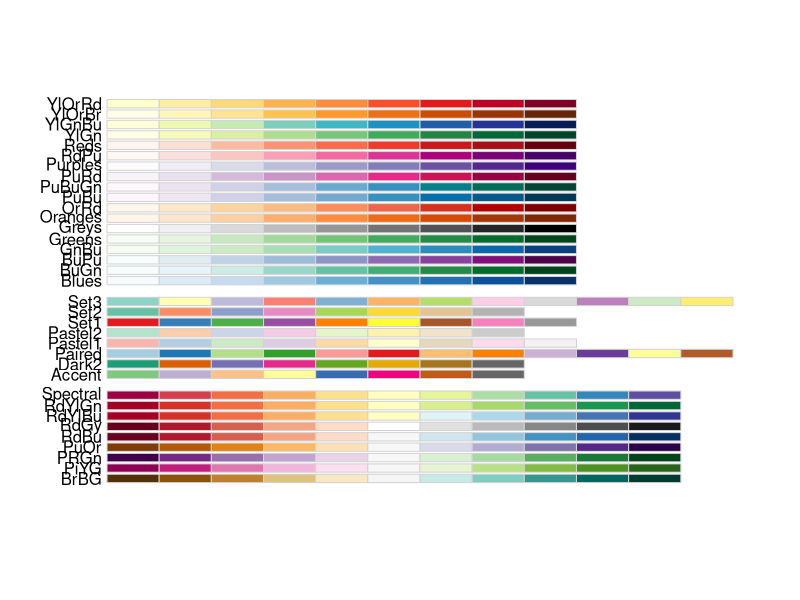
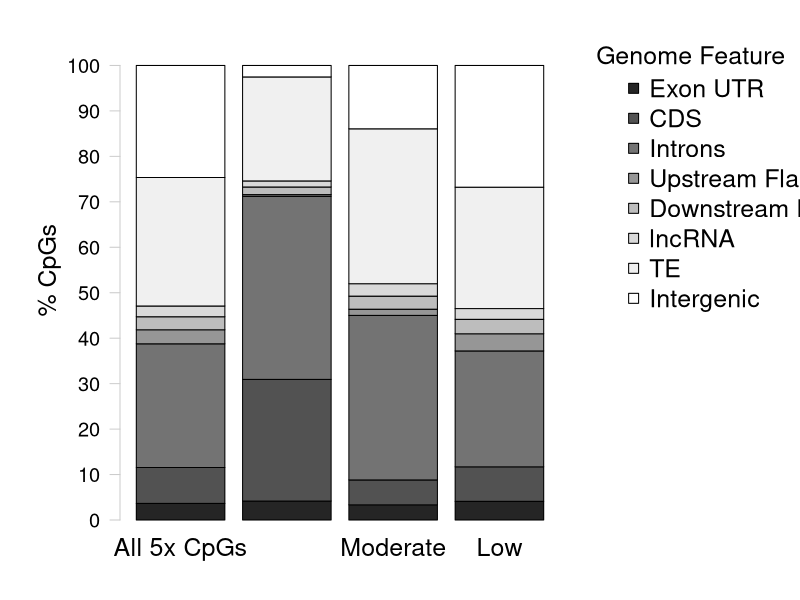

The R source for these figures, in order:
## ---- chunk 1
knitr::opts_chunk$set(echo = TRUE)
knitr::opts_knit$set(root.dir = normalizePath("../../analyses/Haws_06-methylation-landscape/")) #Set root directory
## ---- chunk 2
getwd()
## ---- chunk 3
#install.packages("broom")
#install.packages("RColorBrewer")
#install.packages("tidyverse")

library(broom)
library(RColorBrewer)
library(tidyverse)
## ---- chunk 4
sessionInfo()
## ---- chunk 5
display.brewer.all()
plotColors <- brewer.pal(8, "Greys") #Create a color scheme
## ---- chunk 6
exonUTROverlaps <- read.table("zr3644_5x-NO-SNPs-exonUTR-counts.txt", header = FALSE, col.names = c("counts", "filename")) #Import file with all file overlaps
exonUTROverlaps <- exonUTROverlaps[73:75,] #Retain final rows
head(exonUTROverlaps) #Confirm import
## ---- chunk 7
CDSOverlaps <- read.table("zr3644_5x-NO-SNPs-CDS-counts.txt", header = FALSE, col.names = c("counts", "filename")) #Import file with all file overlaps
CDSOverlaps <- CDSOverlaps[73:75,] #Retain final rows
head(CDSOverlaps) #Confirm import
## ---- chunk 8
intronOverlaps <- read.table("zr3644_5x-NO-SNPs-intron-counts.txt", header = FALSE, col.names = c("counts", "filename")) #Import file with all file overlaps
intronOverlaps <- intronOverlaps[73:75,] #Retain final rows
head(intronOverlaps) #Confirm import
## ---- chunk 9
upstreamOverlaps <- read.table("zr3644_5x-NO-SNPs-upstreamFlanks-counts.txt", header = FALSE, col.names = c("counts", "filename")) #Import file with all file overlaps
upstreamOverlaps <- upstreamOverlaps[73:75,] #Retain final rows
head(upstreamOverlaps) #Confirm import
## ---- chunk 10
downstreamOverlaps <- read.table("zr3644_5x-NO-SNPs-downstreamFlanks-counts.txt", header = FALSE, col.names = c("counts", "filename")) #Import file with all file overlaps
downstreamOverlaps <- downstreamOverlaps[73:75,] #Retain final rows
head(downstreamOverlaps) #Confirm import
## ---- chunk 11
lncRNAOverlaps <- read.table("zr3644_5x-NO-SNPs-lncRNA-counts.txt", header = FALSE, col.names = c("counts", "filename")) #Import file with all file overlaps
lncRNAOverlaps <- lncRNAOverlaps[73:75,] #Retain final rows
head(lncRNAOverlaps) #Confirm import
## ---- chunk 12
TEOverlaps <- read.table("zr3644_5x-NO-SNPs-TE-counts.txt", header = FALSE, col.names = c("counts", "filename")) #Import file with all file overlaps
TEOverlaps <- TEOverlaps[73:75,] #Retain final rows
head(TEOverlaps) #Confirm import
## ---- chunk 13
intergenicOverlaps <- read.table("zr3644_5x-NO-SNPs-intergenic-counts.txt", header = FALSE, col.names = c("counts", "filename")) #Import file with all file overlaps
intergenicOverlaps <- intergenicOverlaps[73:75,] #Retain final rows
head(intergenicOverlaps) #Confirm import
## ---- chunk 14
cpgFeatureOverlaps <- cbind(exonUTROverlaps,
                            CDSOverlaps,
                            intronOverlaps,
                            upstreamOverlaps,
                            downstreamOverlaps,
                            lncRNAOverlaps,
                            TEOverlaps,
                            intergenicOverlaps) #Combine information from all genome features
rownames(cpgFeatureOverlaps) <- c("Meth", "sparseMeth", "unMeth") #Assign row names
ncol(cpgFeatureOverlaps) #Count columns
cpgFeatureOverlaps <- cpgFeatureOverlaps[,seq(1, 16, 2)] #Keep odd-numbered columns (counts)
colnames(cpgFeatureOverlaps) <- c("exonUTR", "CDS", "intron", "upstream", "downstream", "lncRNA", "TE", "intergenic") #Add column names
head(cpgFeatureOverlaps) #Confirm formatting
## ---- chunk 15
cpgFeatureOverlaps <- as.data.frame(t(cpgFeatureOverlaps)) #Transpose so column names are row names
cpgFeatureOverlaps$allCpGs <- c(700167, 1516641, 5221932, 592834, 549787, 454393, 5424483, 4730728) #Add CpG motif overlap information
cpgFeatureOverlaps <- cpgFeatureOverlaps[,c(4, 1:3)] #Reorganize columns
head(cpgFeatureOverlaps) #Confirm formatting
## ---- chunk 16
write.csv(cpgFeatureOverlaps, "CpG-feature-overlaps.csv", quote = FALSE, row.names = TRUE) #Save data
## ---- chunk 17
cpgLocationStatTest <- data.frame(t(cpgFeatureOverlaps)) #Transpose for statistical testing
cpgLocationStatTest <- cpgLocationStatTest[1:2,] #keep only allCpGs and Meth data
head(cpgLocationStatTest) #Confirm formatting
## ---- chunk 18
CpGLocationAllMeth <- data.frame() #Create empty dataframe to store chi-squared results
for(i in 1:ncol(cpgLocationStatTest)) { #For each genome feature
  AllFeature <- cpgLocationStatTest[1,i] #Variable for # genome feature overlaps for genomic CpGs with data
  MethFeature <- cpgLocationStatTest[2,i] #Variable for # genome feature overlaps for methylated CpGs
  AllNotFeature <- sum(cpgLocationStatTest[1,-i]) #Variable for # other CpG types for genomic CpGs with data
  MethNotFeature <- sum(cpgLocationStatTest[2,-i]) #Variable for # other CpG types for methylated CpGs
  ct <- matrix(c(AllFeature, MethFeature, AllNotFeature, MethNotFeature), ncol = 2) #Create contingency table
  colnames(ct) <- c(as.character(colnames(cpgLocationStatTest[i])), paste0("Not", colnames(cpgLocationStatTest[i]))) #Assign column names: type, not type
  rownames(ct) <- c(as.character(row.names(cpgLocationStatTest)[c(1,2)])) #Assign row names: genomic CpGs with data, methylated CpGs
  print(ct) #Confirm table is correct
  ctResults <- data.frame(broom::tidy(chisq.test(ct))) #Create dataframe storing chi-sq stats results. Use broom::tidy to extract results from test output
  ctResults$GenomeFeature <- as.character(colnames(cpgLocationStatTest)[i]) #Add CpG type to results
  CpGLocationAllMeth <- rbind(CpGLocationAllMeth, ctResults) #Add test statistics to master table
}
## ---- chunk 19
head(CpGLocationAllMeth)
## ---- chunk 20
CpGLocationAllMeth$p.adj <- p.adjust(CpGLocationAllMeth$p.value, method = "fdr") #Correct p-value using FDR
range(CpGLocationAllMeth$p.adj) #Look at range of p-values
head(CpGLocationAllMeth) #Confirm changes
## ---- chunk 21
write.csv(CpGLocationAllMeth, "CpG-location-statResults.txt", quote = FALSE, row.names = TRUE) #Save statistical output
## ---- chunk 22
head(cpgFeatureOverlaps)
## ---- chunk 23
cpgFeatureOverlapsPercents <- cpgFeatureOverlaps #Duplicate dataframe
for (i in 1:length(cpgFeatureOverlaps)) {
  cpgFeatureOverlapsPercents[,i] <- (cpgFeatureOverlapsPercents[,i] / (sum(cpgFeatureOverlapsPercents[,i]))) * 100
} #Divide every entry by sum of the column and multiply by 100 to get percentages. Do not include gene information
head(cpgFeatureOverlapsPercents) #Check calculations
## ---- chunk 24
pdf("figures/CpG-feature-overlaps.pdf", width = 11, height = 8.5)

par(mar = c(1,5,0,1), oma = c(3, 1, 1, 11)) #Change figure boundaries

barplot(t(t(cpgFeatureOverlapsPercents[,c(1:4)])), 
        col= rev(plotColors), 
        axes = FALSE, 
        names.arg = c("All 5x CpGs", "High", "Moderate", "Low"), cex.names = 1.5,
        ylim = c(0, 110)) #Create base plot. Everything should be white. Do not plot axes. Include sequencing type as labels and set size. Set y-axis specs. 

axis(side = 2, at = seq(0, 100, by = 10), las = 2, col = "grey80", cex.axis = 1.2) #Add y-axis
mtext(side = 2, "% CpGs", line = 3, cex = 1.5) #Add y-axis label

par(fig = c(0, 1, 0, 1), oma = c(0, 0, 0, 0), mar = c(0, 0, 0, 0), new = TRUE) #Create new plot
plot(0, 0, type = "n", bty = "n", xaxt = "n", yaxt = "n") #Add new plot on top of current plot
legend(x = 0.57, y = 0.87, 
       xpd = TRUE,
       legend = c("Exon UTR", 
                  "CDS", 
                  "Introns", 
                  "Upstream Flank", 
                  "Downstream Flank", 
                  "lncRNA", 
                  "TE", 
                  "Intergenic"),
       pch = 22, 
        col = "black", 
        pt.bg = rev(plotColors),
       bty = "n",
       cex = 1.5, 
       x.intersp = 0.7, xjust = 0) #Place a legend in the top right of the figure with no box
text("Genome Feature", x = 0.785, y = 0.879, cex = 1.5) #Add legend title that is aligned with legend

dev.off()
## ---- chunk 25
save.image("../../project-oyster-oa.RData") #Save RData
